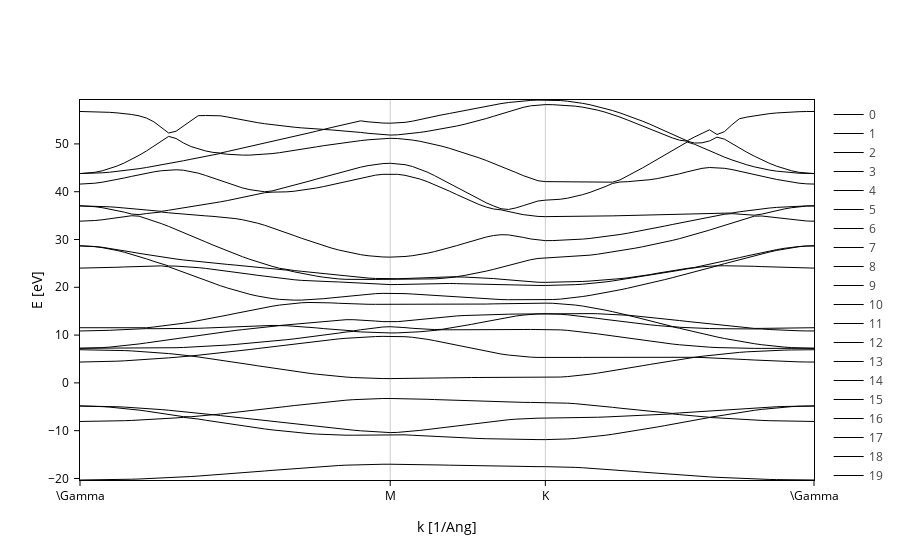

The code cell stored with this chart in its notebook:
### Markdown cell above
Posem els punts que ens interessen perquè són els més simètrics i d'aquesta manera no cal explorar tot l'espai. seran diferents dels del grafè, hem agafat els mateixos que els de l'ajuda del sisl.

### Code cell
band_struct = sisl.BandStructure(H, points=[[0, 0, 0], [2/3, 1/3, 0], [1/2, 1/2, 0], [1, 1, 0]],
    divisions=100, names=[r"\Gamma", "M", "K", r"\Gamma"]
)

band_struct.plot()
